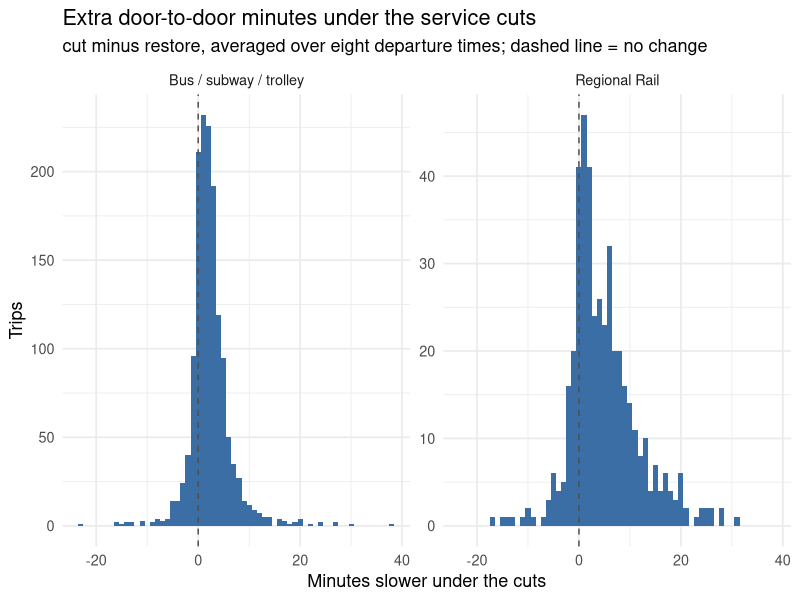
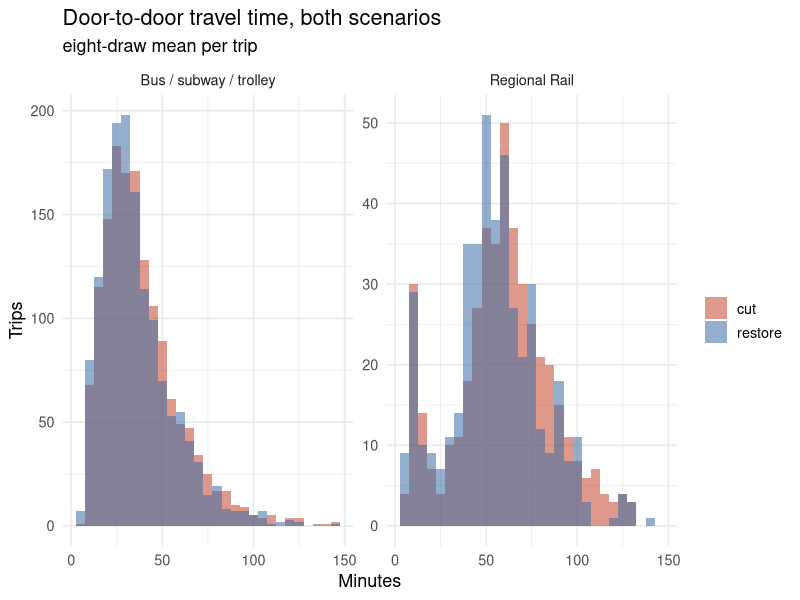
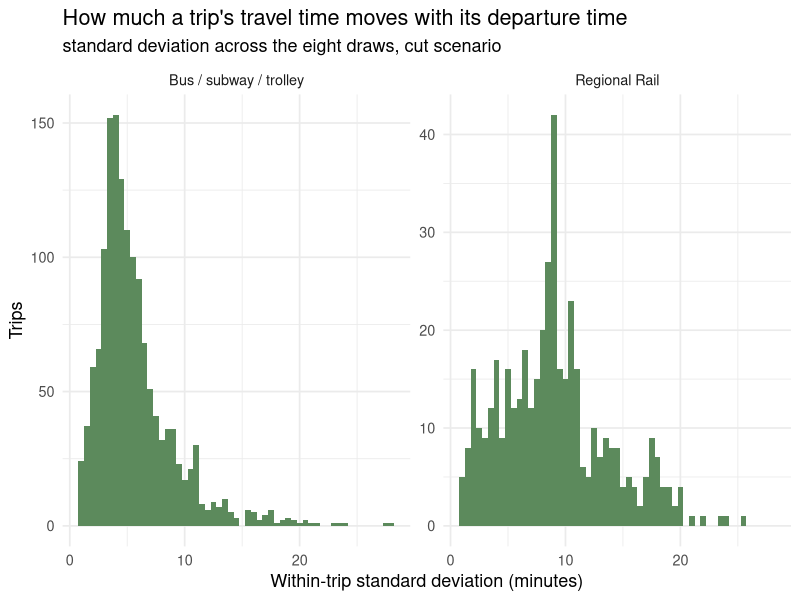
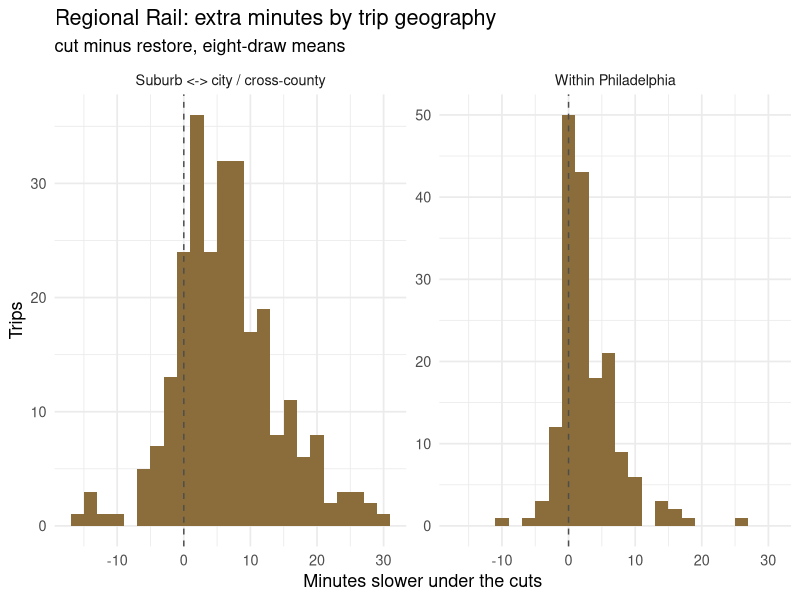

The R script that drew these images, in order:
# Paths are relative to the project root (where transit-estimate.Rproj lives).
setwd(here::here())

# Histograms for the cut vs restore comparison.
# Output: figures/*.png

suppressPackageStartupMessages({library(data.table); library(ggplot2)})

bus <- fread("data/transit_simple_estimates.csv")[
  !is.na(tt_cut_mean_min) & !is.na(tt_restore_mean_min)]
bus[, `:=`(delta = tt_cut_mean_min - tt_restore_mean_min, sample = "Bus / subway / trolley")]

rail <- fread("data/transit_regional_rail_estimates.csv")[
  !is.na(tt_cut_mean_min) & !is.na(tt_restore_mean_min)]
rail[, `:=`(delta = tt_cut_mean_min - tt_restore_mean_min, sample = "Regional Rail")]
rail[, geo := fifelse(o_county == 42101 & d_county == 42101, "Within Philadelphia",
              fifelse(o_county != d_county, "Suburb <-> city / cross-county",
                      "Within one suburban county"))]

both <- rbindlist(list(
  bus [, .(sample, delta, cut = tt_cut_mean_min, restore = tt_restore_mean_min,
           sd_cut = tt_cut_sd_min)],
  rail[, .(sample, delta, cut = tt_cut_mean_min, restore = tt_restore_mean_min,
           sd_cut = tt_cut_sd_min)]))

theme_set(theme_minimal(base_size = 13))
save_fig <- function(p, file, w = 9, h = 5) {
  ggsave(file.path("figures", file), p, width = w, height = h, dpi = 150)
  message("  ", file)
}

# 1. how much slower each trip is under the cuts
save_fig(
  ggplot(both[delta > -30 & delta < 40], aes(delta)) +
    geom_histogram(binwidth = 1, fill = "#3b6ea5", colour = NA) +
    geom_vline(xintercept = 0, colour = "grey30", linetype = "dashed") +
    facet_wrap(~sample, scales = "free_y") +
    labs(title = "Extra door-to-door minutes under the service cuts",
         subtitle = "cut minus restore, averaged over eight departure times; dashed line = no change",
         x = "Minutes slower under the cuts", y = "Trips"),
  "01-delta-bus-vs-rail.png")

# 2. the travel time distributions themselves
long <- melt(both, id.vars = "sample", measure.vars = c("cut", "restore"),
             variable.name = "scenario", value.name = "minutes")
save_fig(
  ggplot(long[minutes < 150], aes(minutes, fill = scenario)) +
    geom_histogram(binwidth = 5, position = "identity", alpha = 0.55, colour = NA) +
    facet_wrap(~sample, scales = "free_y") +
    scale_fill_manual(values = c(cut = "#c1462f", restore = "#3b6ea5")) +
    labs(title = "Door-to-door travel time, both scenarios",
         subtitle = "eight-draw mean per trip",
         x = "Minutes", y = "Trips", fill = NULL),
  "02-traveltime-distributions.png")

# 3. spread across the eight departure draws for a single trip
save_fig(
  ggplot(both[sd_cut < 30], aes(sd_cut)) +
    geom_histogram(binwidth = 0.5, fill = "#5c8a5c", colour = NA) +
    facet_wrap(~sample, scales = "free_y") +
    labs(title = "How much a trip's travel time moves with its departure time",
         subtitle = "standard deviation across the eight draws, cut scenario",
         x = "Within-trip standard deviation (minutes)", y = "Trips"),
  "03-departure-time-noise.png")

# 4. rail: who absorbs the loss
save_fig(
  ggplot(rail[delta > -25 & delta < 40 & geo != "Within one suburban county"], aes(delta)) +
    geom_histogram(binwidth = 2, fill = "#8a6d3b", colour = NA) +
    geom_vline(xintercept = 0, colour = "grey30", linetype = "dashed") +
    facet_wrap(~geo, scales = "free_y") +
    labs(title = "Regional Rail: extra minutes by trip geography",
         subtitle = "cut minus restore, eight-draw means",
         x = "Minutes slower under the cuts", y = "Trips"),
  "04-rail-by-geography.png")

message("bus n = ", nrow(bus), " | rail n = ", nrow(rail))
